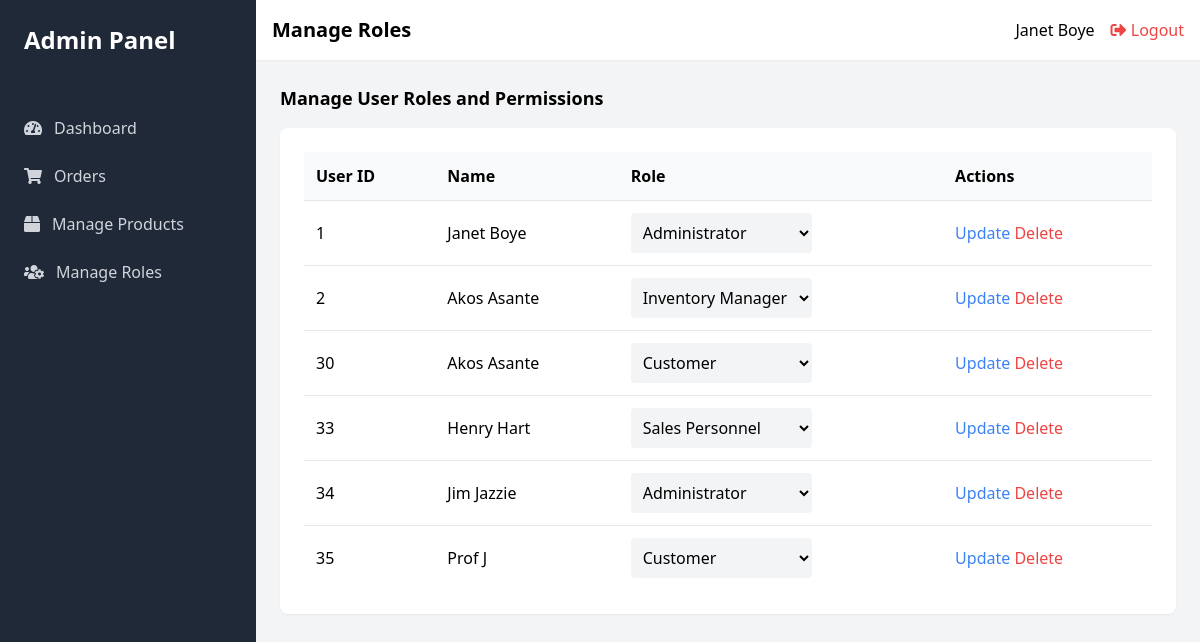
Before: /view/manage_roles.php (signed in) with the older database file.
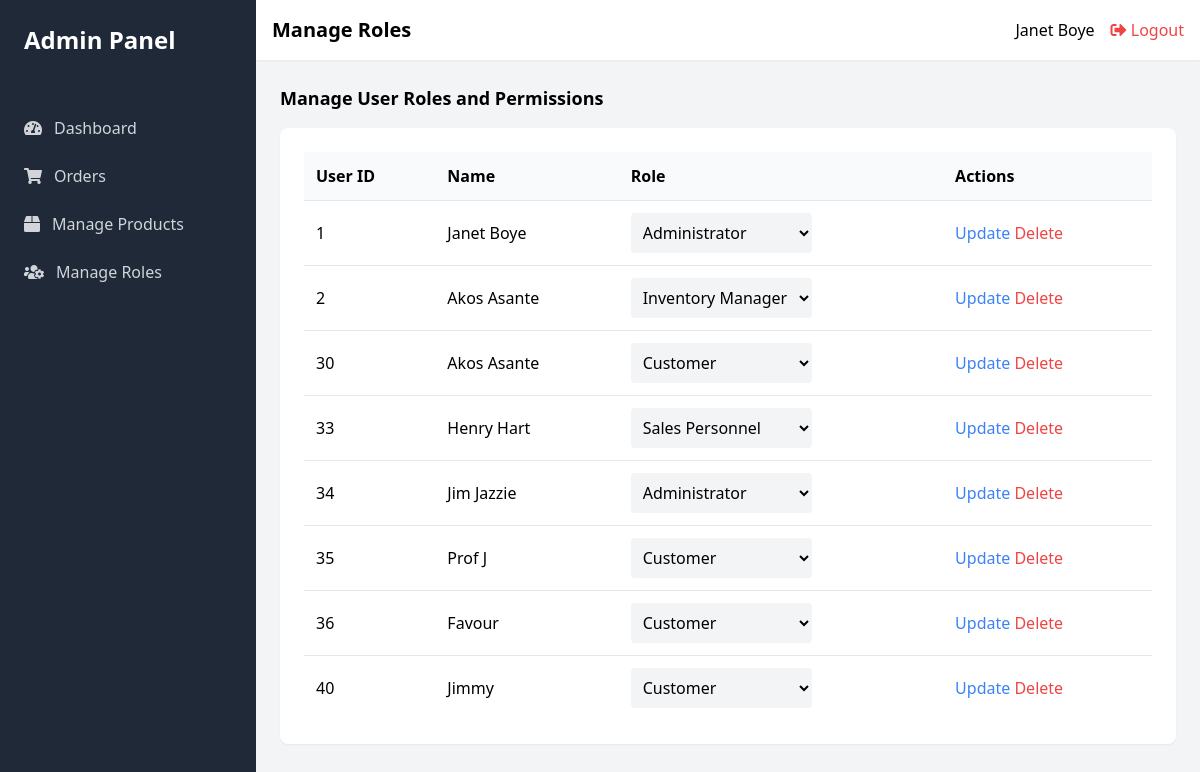
After: the same page with the newer database file.
### tables this page shows
CREATE TABLE `users` (
  `user_id` int(11) NOT NULL,
  `name` varchar(100) NOT NULL,
  `email` varchar(100) NOT NULL,
  `password` varchar(255) NOT NULL,
  `role` enum('administrator','inventory manager','sales personnel','customer') NOT NULL
);

### controllers/user_controller.php (called while the page is built, shortened)
<?php
require_once("../classes/user_class.php");
function getAllUsersController() {
    $users = new User();
    return $users->getAllUsers();
}
?>

### classes/user_class.php (called while the page is built, shortened)
<?php
require_once("../settings/db_class.php");
class User extends db_connection
{
    public function getAllUsers()
    {
        $ndb = new db_connection();
        $sql = "SELECT * FROM `users`";
        if (!$ndb->db_query($sql)) {
            return false;
        }
        return $ndb->db_fetch_all();
    }
}
?>

### settings/db_class.php (called while the page is built, shortened)
<?php
if (!class_exists('db_connection')) {
	class db_connection
	{
		public $db = null;
		public $results = null;
		function db_connect()
		{
			$this->db = mysqli_connect(SERVER, USERNAME, PASSWORD, DATABASE);
			if (mysqli_connect_errno()) {
				return false;
			} else {
				return true;
			}
		}
		function db_query($sqlQuery)
		{
			$this->results = mysqli_query($this->db, $sqlQuery);
			if ($this->results == false) {
				return false;
			} else {
				return true;
			}
		}
		function db_fetch_all()
		{
			return mysqli_fetch_all($this->results, MYSQLI_ASSOC);
		}
	}
}
?>

### view/manage_roles.php (the view, shortened to what the changed rows need)
<?php
require_once('../controllers/user_controller.php');
$users = getAllUsersController();
?>
<!DOCTYPE html>
<html lang="en">
<head>
    <link href="https://cdn.jsdelivr.net/npm/tailwindcss@2.2.16/dist/tailwind.min.css" rel="stylesheet">
    <link rel="stylesheet" href="https://cdnjs.cloudflare.com/ajax/libs/font-awesome/5.15.3/css/all.min.css">
</head>
<body>
    <div class="flex h-screen bg-gray-100">
        <div class="w-64 bg-gray-800">
            <div class="p-6">
                <h1 class="text-2xl font-bold text-white">Admin Panel</h1>
            </div>
        </div>
        <div class="flex-1 overflow-x-hidden overflow-y-auto">
            <header class="bg-white shadow-sm p-4">
                <div class="flex items-center justify-between">
                    <h2 class="text-xl font-semibold">Manage Roles</h2>
                </div>
            </header>
            <main class="p-6">
            <div class="bg-white p-6 rounded-lg shadow-sm">
                    <table class="w-full">
                        <thead>
                            <tr class="bg-gray-50">
                                <th class="p-3 text-left">User ID</th>
                                <th class="p-3 text-left">Name</th>
                                <th class="p-3 text-left">Role</th>
                                <th class="p-3 text-left">Actions</th>
                            </tr>
                        </thead>
                        <tbody>
                            <?php foreach ($users as $user) { ?>
                                <tr class="border-t">
                                <td class="p-3"><?php echo $user['user_id']; ?></td>
                                <td class="p-3"><?php echo $user['name']; ?></td>
                                    <td class="p-3">
                                        <select class="bg-gray-100 p-2 rounded">
                                            <option value="administrator" <?php echo $user['role'] === 'administrator' ? 'selected' : ''; ?>>Administrator</option>
                                            <option value="inventory manager" <?php echo $user['role'] === 'inventory manager' ? 'selected' : ''; ?>>Inventory Manager</option>
                                            <option value="sales personnel" <?php echo $user['role'] === 'sales personnel' ? 'selected' : ''; ?>>Sales Personnel</option>
                                            <option value="customer" <?php echo $user['role'] === 'customer' ? 'selected' : ''; ?>>Customer</option>
                                        </select>
                                    </td>
                                    <td class="p-3">
                                        <button class="text-blue-500">Update</button>
                                        <button class="text-red-500">Delete</button>
                                    </td>
                                </tr>
                            <?php } ?>
                        </tbody>
                    </table>
                </div>
            </main>
        </div>
    </div>
</body>
</html>

Changed rows visible on the page:
added users: user_id "36", name "Favour", role "Customer"
added users: user_id "40", name "Jimmy", role "Customer"
